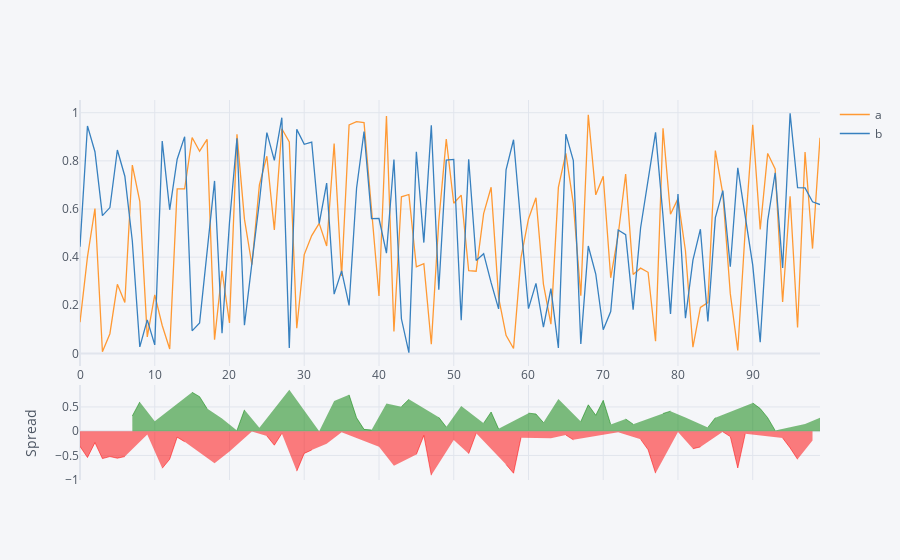

The notebook cell saved with this chart:
### Code cell
df5[['a','b']].iplot(kind = 'spread')
